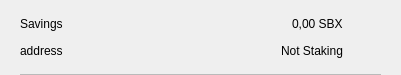
<?xml version="1.0" encoding="UTF-8"?>
<ui version="4.0">
 <class>CSRow</class>
 <widget class="QWidget" name="CSRow">
  <property name="geometry">
   <rect>
    <x>0</x>
    <y>0</y>
    <width>401</width>
    <height>75</height>
   </rect>
  </property>
  <property name="windowTitle">
   <string>Form</string>
  </property>
  <layout class="QVBoxLayout" name="verticalLayout">
   <property name="spacing">
    <number>0</number>
   </property>
   <property name="leftMargin">
    <number>20</number>
   </property>
   <property name="topMargin">
    <number>10</number>
   </property>
   <property name="rightMargin">
    <number>20</number>
   </property>
   <property name="bottomMargin">
    <number>0</number>
   </property>
   <item>
    <widget class="QWidget" name="info" native="true">
     <property name="minimumSize">
      <size>
       <width>0</width>
       <height>0</height>
      </size>
     </property>
     <layout class="QHBoxLayout" name="horizontalLayout_3">
      <property name="leftMargin">
       <number>0</number>
      </property>
      <property name="topMargin">
       <number>0</number>
      </property>
      <property name="rightMargin">
       <number>0</number>
      </property>
      <property name="bottomMargin">
       <number>10</number>
      </property>
      <item>
       <widget class="QWidget" name="container" native="true">
        <property name="minimumSize">
         <size>
          <width>0</width>
          <height>0</height>
         </size>
        </property>
        <layout class="QVBoxLayout" name="verticalLayout_2">
         <property name="spacing">
          <number>0</number>
         </property>
         <property name="leftMargin">
          <number>0</number>
         </property>
         <property name="topMargin">
          <number>0</number>
         </property>
         <property name="rightMargin">
          <number>0</number>
         </property>
         <property name="bottomMargin">
          <number>0</number>
         </property>
         <item>
          <layout class="QHBoxLayout" name="horizontalLayout">
           <item>
            <widget class="QLabel" name="labelName">
             <property name="toolTip">
              <string notr="true"/>
             </property>
             <property name="text">
              <string>Savings</string>
             </property>
            </widget>
           </item>
           <item>
            <spacer name="horizontalSpacer">
             <property name="orientation">
              <enum>Qt::Horizontal</enum>
             </property>
             <property name="sizeHint" stdset="0">
              <size>
               <width>40</width>
               <height>20</height>
              </size>
             </property>
            </spacer>
           </item>
           <item>
            <widget class="QLabel" name="labelAmount">
             <property name="text">
              <string>0,00 SBX</string>
             </property>
            </widget>
           </item>
          </layout>
         </item>
         <item>
          <layout class="QHBoxLayout" name="horizontalLayout_2">
           <item>
            <widget class="QLabel" name="labelAddress">
             <property name="toolTip">
              <string notr="true"/>
             </property>
             <property name="text">
              <string>address</string>
             </property>
            </widget>
           </item>
           <item>
            <spacer name="horizontalSpacer_2">
             <property name="orientation">
              <enum>Qt::Horizontal</enum>
             </property>
             <property name="sizeHint" stdset="0">
              <size>
               <width>40</width>
               <height>20</height>
              </size>
             </property>
            </spacer>
           </item>
           <item>
            <widget class="QLabel" name="labelStaking">
             <property name="text">
              <string>Not Staking</string>
             </property>
            </widget>
           </item>
          </layout>
         </item>
        </layout>
       </widget>
      </item>
      <item alignment="Qt::AlignHCenter|Qt::AlignVCenter">
       <widget class="QPushButton" name="pushButtonMenu">
        <property name="minimumSize">
         <size>
          <width>24</width>
          <height>24</height>
         </size>
        </property>
        <property name="maximumSize">
         <size>
          <width>32</width>
          <height>32</height>
         </size>
        </property>
        <property name="focusPolicy">
         <enum>Qt::NoFocus</enum>
        </property>
        <property name="styleSheet">
         <string notr="true">border:none; background-color:transparent;</string>
        </property>
        <property name="text">
         <string/>
        </property>
        <property name="icon">
         <iconset>
          <normaloff>://ic-menu-hover</normaloff>://ic-menu-hover</iconset>
        </property>
        <property name="iconSize">
         <size>
          <width>24</width>
          <height>24</height>
         </size>
        </property>
       </widget>
      </item>
     </layout>
    </widget>
   </item>
   <item>
    <widget class="QLabel" name="lblDivisory">
     <property name="minimumSize">
      <size>
       <width>0</width>
       <height>1</height>
      </size>
     </property>
     <property name="maximumSize">
      <size>
       <width>16777215</width>
       <height>1</height>
      </size>
     </property>
     <property name="styleSheet">
      <string notr="true">background-color:#bababa;</string>
     </property>
     <property name="text">
      <string/>
     </property>
     <property name="alignment">
      <set>Qt::AlignBottom|Qt::AlignLeading|Qt::AlignLeft</set>
     </property>
    </widget>
   </item>
  </layout>
 </widget>
 <resources/>
 <connections/>
</ui>
